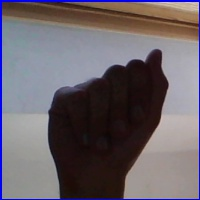
#> input picture data/A/A125.jpg, 200 x 200 px, found by its file name; its folder holds only this picture in this run
$ python ppr.py
#> lines starting #> are read from the running program, lines starting #| are printed output that depends on the picture
import cv2
import numpy as np
import os

source_dir = 'python/TechVariable/data'

output_dir = 'python/TechVariable/pprset'

if not os.path.exists(output_dir):
    os.makedirs(output_dir)

def preprocess_images(letter_dir, output_letter_dir):
#> called with letter_dir = 'python/TechVariable/data/A', output_letter_dir = 'python/TechVariable/pprset/A'
    for image_file in os.listdir(letter_dir):
        image_path = os.path.join(letter_dir, image_file)
        image = cv2.imread(image_path)
#> image is the input picture: shape (200, 200, 3); mean B, G, R 106.1, 99.4, 107.1

        gray_image = cv2.cvtColor(image, cv2.COLOR_BGR2GRAY)
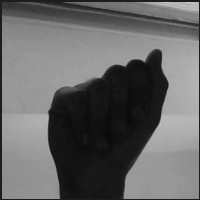
#> gray_image: shape (200, 200); min 9, max 205, mean 102.5

        resized_image = cv2.resize(gray_image, (64, 64))
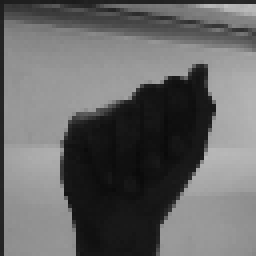
#> resized_image: shape (64, 64) (shown 4 times larger); min 10, max 190, mean 102.4

        output_path = os.path.join(output_letter_dir, image_file)  # Update output_path
        cv2.imwrite(output_path, resized_image)

for letter in range(ord('A'), ord('Z')+1):
    letter_folder = chr(letter)
    letter_dir = os.path.join(source_dir, letter_folder)

    if os.path.exists(letter_dir):
        output_letter_dir = os.path.join(output_dir, letter_folder)
        if not os.path.exists(output_letter_dir):
            os.makedirs(output_letter_dir)

        print(f"Processing images for letter {letter_folder}")
        preprocess_images(letter_dir, output_letter_dir)  # Pass output_letter_dir to the function
    else:
        print(f"Letter {letter_folder} not found in the source directory.")
#> pass 2 of the loop `for letter in range(ord('A'), ord('Z')+1):`:
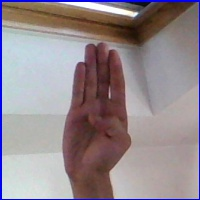
#> input picture data/B/B1163.jpg, 200 x 200 px, found by its file name
#> in preprocess_images, image is the input picture: shape (200, 200, 3); mean B, G, R 142.2, 137.3, 148.7
#> in preprocess_images (call 2), `gray_image = cv2.cvtColor(image, cv2.COLOR_BGR2GRAY)`:
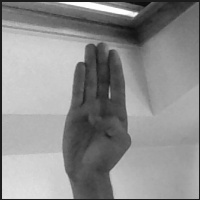
#> gray_image: shape (200, 200); min 10, max 255, mean 141.3
#> in preprocess_images (call 2), `resized_image = cv2.resize(gray_image, (64, 64))`:
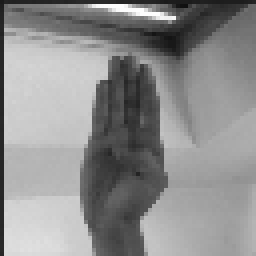
#> resized_image: shape (64, 64) (shown 4 times larger); min 16, max 253, mean 141.3

print("Preprocessing completed.")
